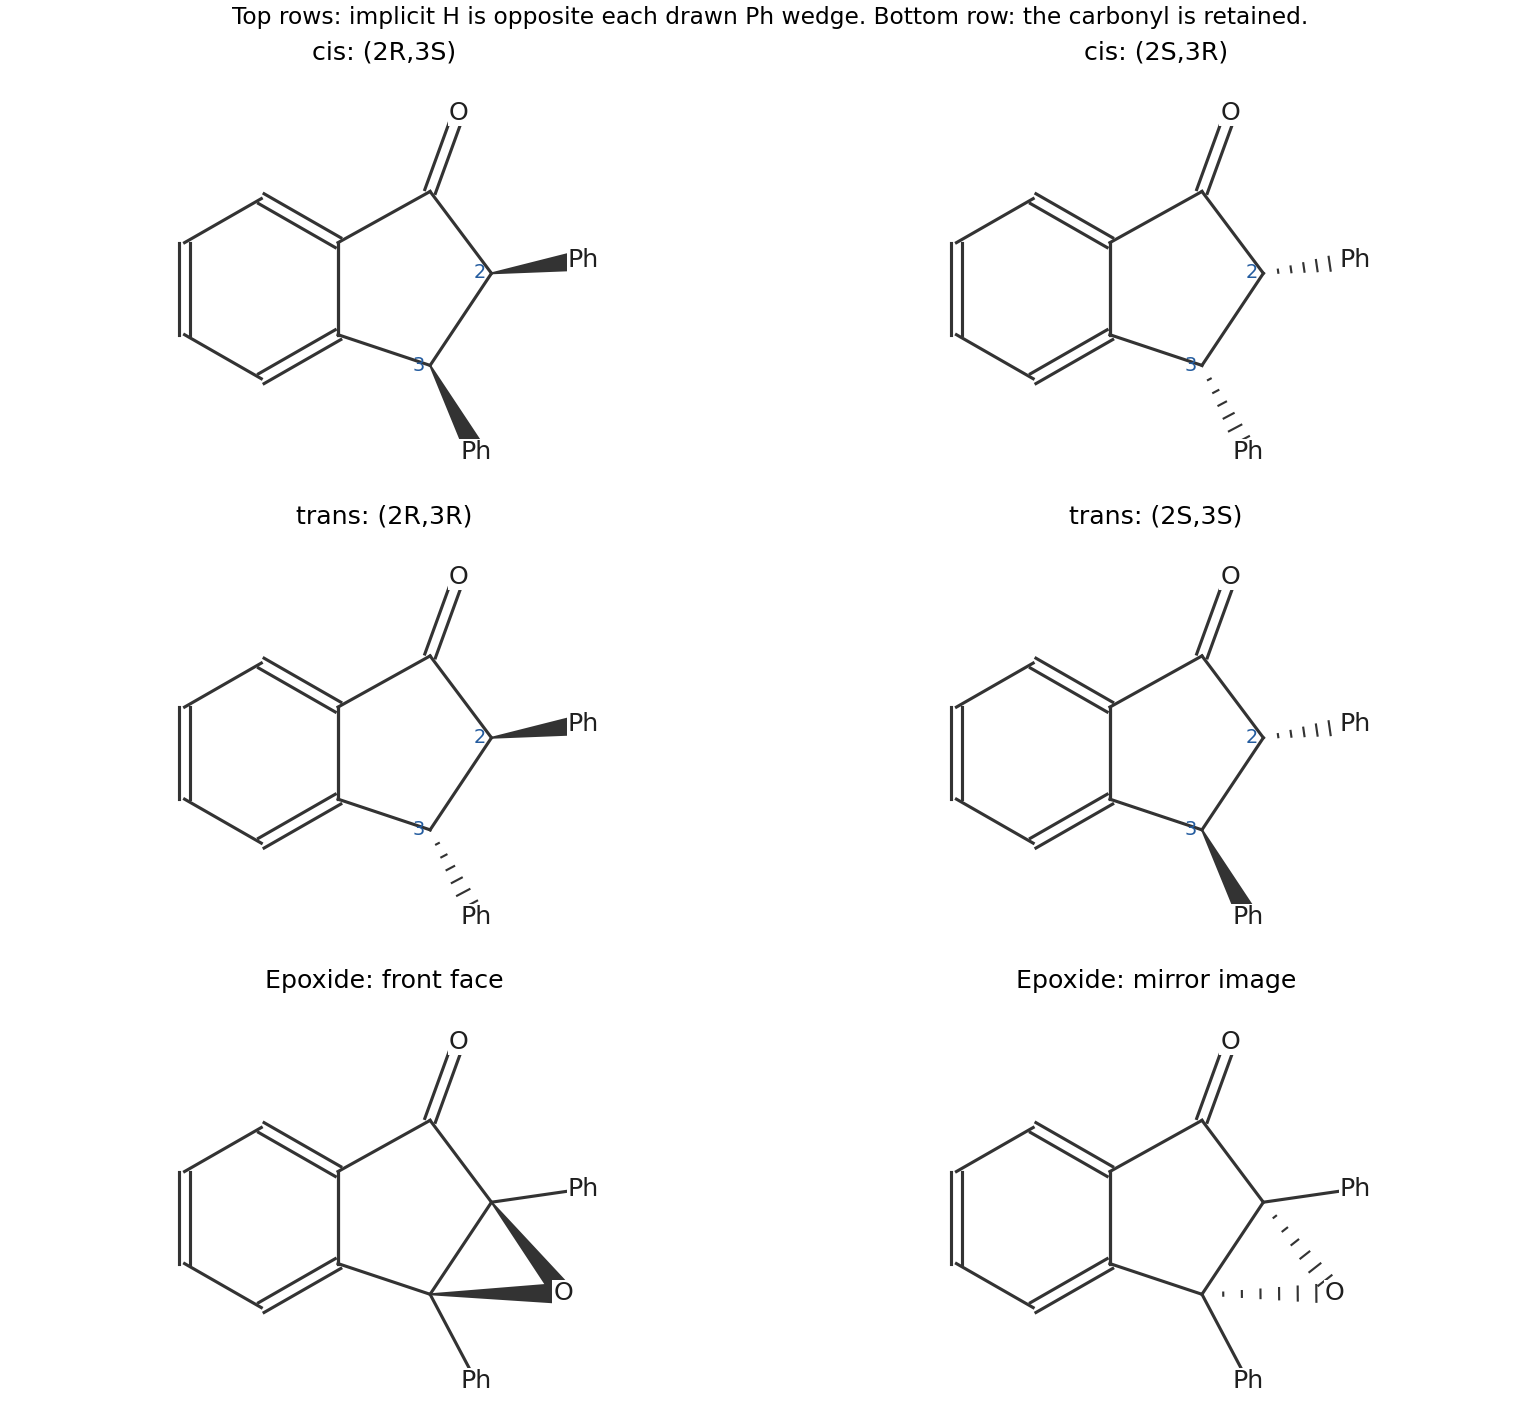

Here is the Python script that generated this plot:
"""Original wedge/dash structures; configurations independently checked."""
from pathlib import Path
import sys
sys.path.insert(0,str(Path(__file__).resolve().parents[2]))
import matplotlib.pyplot as plt
from tools.chemistry_diagram import *
fig,axs=plt.subplots(3,2,figsize=(11,10.2),layout='constrained',facecolor='white')
entries=[('cis: (2R,3S)',(1,1),False),('cis: (2S,3R)',(-1,-1),False),('trans: (2R,3R)',(1,-1),False),('trans: (2S,3S)',(-1,1),False),('Epoxide: front face',(1,1),True),('Epoxide: mirror image',(-1,-1),True)]
for ax,(title,faces,epox) in zip(axs.flat,entries):
 indanone(ax,epoxide=epox,faces=faces);finish(ax,(-2.3,2.4),(-2.2,1.85),title)
fig.suptitle('Top rows: implicit H is opposite each drawn Ph wedge. Bottom row: the carbonyl is retained.',fontsize=12)
save(fig,'paper-1-indanone-stereoisomers.png')
